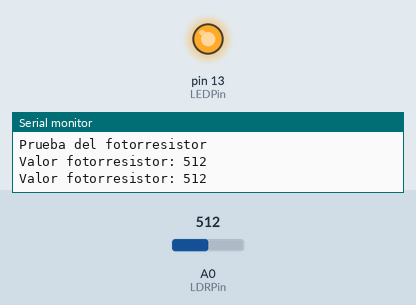
Bench run of a sketch on a simulated Arduino Uno, built with avr-gcc and run on an emulated ATmega328P. Shown: output pins drawn as LEDs (lit = HIGH), the last lines printed to the serial monitor. The inputs (shaded band) are chosen by the test bench; at power-on: A0 (LDRPin) = 512.

Above: at 2.8 s.
2.9 s: A0 (LDRPin) set to 686
5.6 s: A0 (LDRPin) set to 717
At 6.3 s:
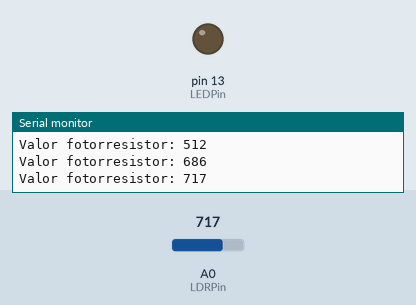
8.3 s: A0 (LDRPin) set to 690
At 10.6 s:
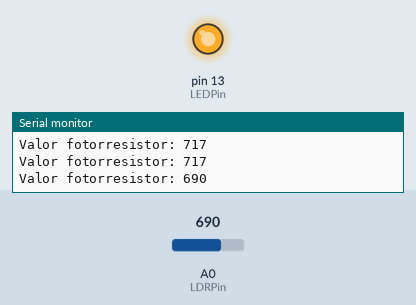
11.5 s: A0 (LDRPin) set to 710
At 13.3 s:
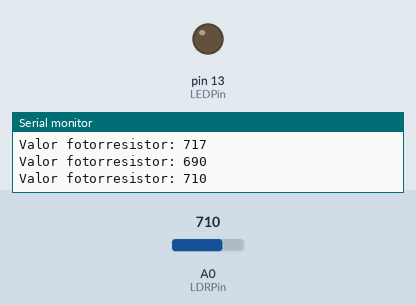
Timing chart, 0 to 14.8 s (numbered marks = the images above; inputs shaded):
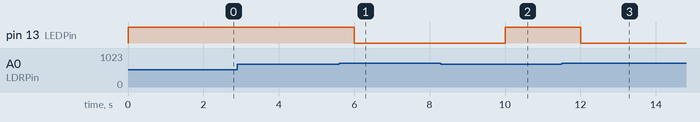

The sketch:

fotorresistor_LDR.ino
```cpp
const int LEDPin = 13;
const int LDRPin = A0;
const int threshold = 700;

void setup()
{
pinMode(LEDPin, OUTPUT);
pinMode(LDRPin, INPUT);
 // PREPARAR LA COMUNICACION SERIAL
  Serial.begin(9600);
  Serial.println("Prueba del fotorresistor");
}

void loop()
{
  int value = analogRead(LDRPin);
  Serial.print("Valor fotorresistor: ");
  Serial.print(value);
  Serial.println(" ");
  //observaciones: mucha luz cuando "value" >700
   if (value < threshold) {
      digitalWrite(LEDPin, HIGH);
   }
   else {
      digitalWrite(LEDPin, LOW);
   }
  delay(2000);

}
```

Measured:
- the behaviour switches between 699 and 700 on A0 (LDRPin) (found by bisection; images 0 and 1)
- after the input at 5.6 s, pin 13 (LEDPin): HIGH → LOW after 0.40 s
- after the input at 8.3 s, pin 13 (LEDPin): LOW → HIGH after 1.7 s
- after the input at 11.5 s, pin 13 (LEDPin): HIGH → LOW after 0.50 s
